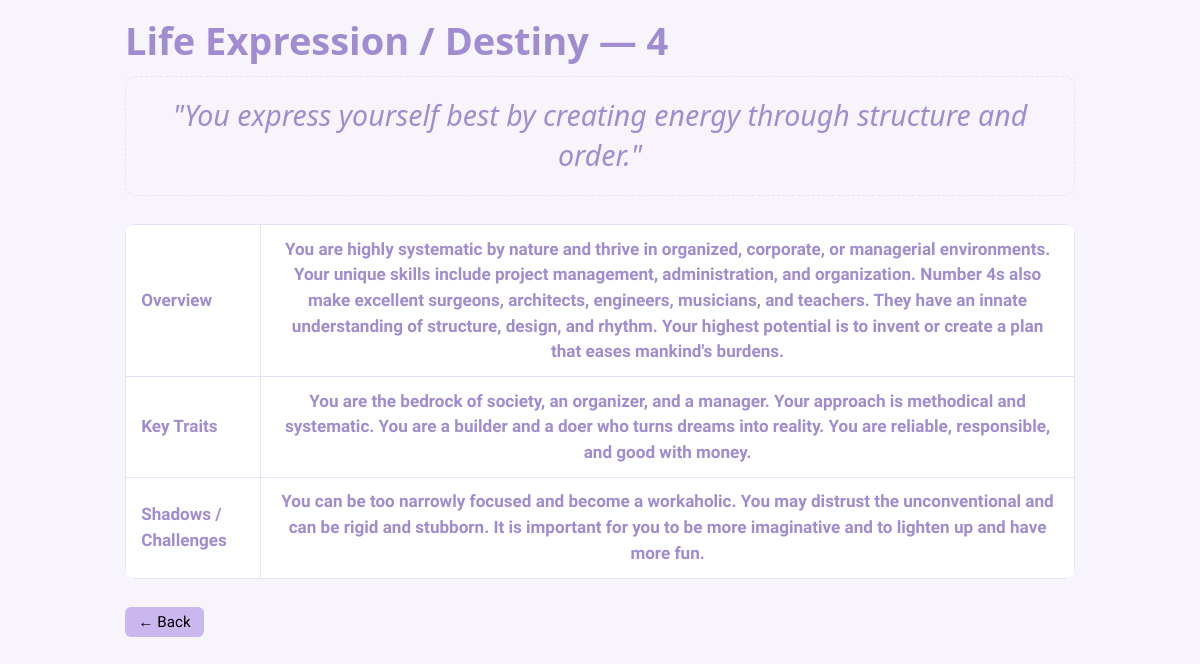
/numerology/details/life-expression/4 (signed in), run on the app's committed database.
### numerology_app/models.py (models this page shows)
class LifeExpression(db.Model):
    __tablename__ = "life_expression"
    id = db.Column(db.Integer, primary_key=True)
    number = db.Column(db.String(5), nullable=False, unique=True)
    description = db.Column(db.Text)
    key_traits = db.Column(db.Text)
    shadows = db.Column(db.Text)

### numerology_app/routes/numerology_details.py (the view)
@numerology_details_bp.route("/life-expression/<int:number>")
def life_expression_detail(number):
    data = LifeExpression.query.filter_by(number=str(number)).first()
    return render_template("numerology/details/life_expression.html", number=number, data=data)

### numerology_app/routes/numerology_details.py (called while the page is built)
@numerology_details_bp.before_request
def require_login():
    if "user" not in session:
        flash("You must be logged in to view this page.", "error")
        return redirect(url_for("auth.login"))

### numerology_app/templates/numerology/details/life_expression.html (shortened to what this page needs)
{% extends "base.html" %}
{% block content %}
<section class="numerology-detail">
  <h1>Life Expression / Destiny — {{ number }}</h1>
  {% if data %}
    {% if data.description %}
      {% set parts = data.description.split('.', 1) %}
      <h2 class="expression-subtitle">
        "{{ parts[0] | trim }}."
      </h2>
      <table class="detail-table">
        <tbody>
          <tr>
            <td><strong>Overview</strong></td>
            <td>{{ parts[1] | trim if parts|length > 1 else "—" }}</td>
          </tr>
          <tr><td><strong>Key Traits</strong></td><td>{{ data.key_traits or "—" }}</td></tr>
          <tr><td><strong>Shadows / Challenges</strong></td><td>{{ data.shadows or "—" }}</td></tr>
        </tbody>
      </table>
    {% endif %}
  {% else %}
    <p>No data found for Expression {{ number }}.</p>
  {% endif %}
  <p style="margin-top:1.5rem;"><a href="{{ url_for('numerology.numerology_home') }}" class="secondary compact-button">← Back</a></p>
</section>
{% endblock %}

### numerology_app/static/css/custom.css (style rules this page uses)
:root { color-scheme: light !important; --pico-background-color: #ffffff !important; --pico-color: #a18cd1 !important; --color-bg: #F7F5FB; --color-surface: #FFFFFF; --color-accent: #A18CD1; --color-accent-light: #CBB7F0; --color-border: #E7E1F7; --color-hover: #917BC5; --color-text: #000000; --radius: 10px; --shadow: 0 2px 8px rgba(0, 0, 0, 0.06); --pico-form-element-background-color: var(--color-surface); --pico-form-element-border-color: var(--color-border); --pico-form-element-color: #333333; }
html, body { height: 100%; background-color: var(--color-bg); font-family: 'Funnel Sans', sans-serif; color: var(--color-text); margin: 0; padding: 0; }
h1, h2, h3, h4 { color: var(--color-accent); font-weight: 600; margin-top: 0; margin-bottom: 0.75rem; }
a { color: var(--color-accent); text-decoration: none; }
.primary-table, .detail-table { width: 100%; border-collapse: collapse; border-radius: var(--radius); overflow: hidden; font-size: 0.9rem; }
.primary-table th, .primary-table td, .detail-table th, .detail-table td { border: 1px solid var(--color-border); padding: 0.6rem 0.8rem; text-align: left; vertical-align: middle; }
.primary-table td:nth-child(2), .detail-table td:nth-child(2) { text-align: center; font-weight: 600; }
.primary-table tr:nth-child(even), .detail-table tr:nth-child(even) { background: #FAF9FD; }
button, .compact-button, .secondary { border: none; border-radius: 6px; padding: 0.45rem 0.9rem; font-family: inherit; font-weight: 500; cursor: pointer; transition: all 0.2s ease-in-out; white-space: nowrap; }
.compact-button { background-color: var(--color-accent); color: white; }
.secondary { font-size: 0.8rem; padding: 0.3rem 0.7rem; background-color: var(--color-accent-light); color: var(--color-text); }

### numerology_app/templates/numerology/details/life_expression.html (style rules this page uses)
.expression-subtitle { font-size: 1.5rem; font-weight: 500; font-style: italic; color: var(--color-accent); text-align: center; padding: 1rem; margin: 0.5rem 0 1.5rem 0; border: 1px dashed var(--color-border); border-radius: var(--radius); line-height: 1.4; }
.numerology-detail .detail-table { margin-top: 0; }

### data on the page
LifeExpression: key_traits "You are the bedrock of society, an organizer, and a manager. Your approach is methodical and systematic. You are a builder and a doer who turns dreams into reality. You are reliable, responsible, and good with money.", shadows "You can be too narrowly focused and become a workaholic. You may distrust the unconventional and can be rigid and stubborn. It is important for you to be more imaginative and to lighten up and have more fun."

### other printed values
{{ number }} "4"
{{ parts[0] | trim }} "You express yourself best by creating energy through structure and order"
